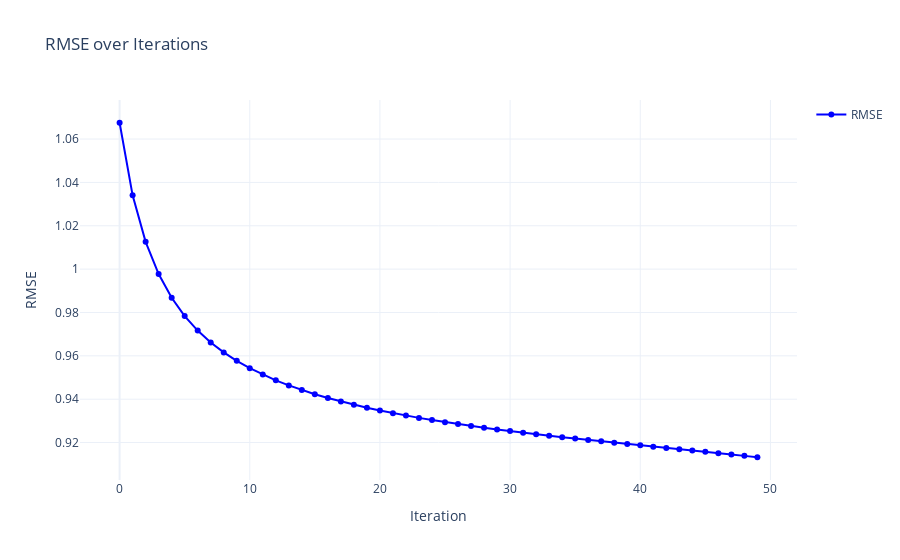

Source (notebook cell):
### Code cell
import plotly.graph_objects as go

# Extract iteration numbers and RMSE values
iterations = [x[0] for x in training_process]
errors = [x[1] for x in training_process]

# Create the plot
fig = go.Figure()

# Add a line plot
fig.add_trace(go.Scatter(
    x=iterations,
    y=errors,
    mode='lines+markers',
    name='RMSE',
    line=dict(color='blue'),
    marker=dict(symbol='circle')
))

# Update layout
fig.update_layout(
    title='RMSE over Iterations',
    xaxis_title='Iteration',
    yaxis_title='RMSE',
    template='plotly_white',
    showlegend=True
)

# Show the plot
fig.show()

### Figure 1 — Plotly figure (JSON) as saved in the notebook; plotly's stock layout.template omitted (floating-point values rounded to 4 significant figures)
{"data": [{"line": {"color": "blue"}, "marker": {"symbol": "circle"}, "mode": "lines+markers", "name": "RMSE", "type": "scatter", "x": [0, 1, 2, 3, 4, 5, 6, 7, 8, 9, 10, 11, 12, 13, 14, 15, 16, 17, 18, 19, 20, 21, 22, 23, 24, 25, 26, 27, 28, 29, 30, 31, 32, 33, 34, 35, 36, 37, 38, 39, 40, 41, 42, 43, 44, 45, 46, 47, 48, 49], "y": [1.068, 1.034, 1.013, 0.9977, 0.9868, 0.9783, 0.9717, 0.9662, 0.9616, 0.9577, 0.9543, 0.9513, 0.9487, 0.9464, 0.9442, 0.9423, 0.9405, 0.9389, 0.9374, 0.9361, 0.9348, 0.9336, 0.9324, 0.9314, 0.9304, 0.9294, 0.9285, 0.9276, 0.9268, 0.926, 0.9253, 0.9245, 0.9238, 0.9231, 0.9225, 0.9218, 0.9212, 0.9206, 0.9199, 0.9193, 0.9187, 0.9181, 0.9175, 0.9169, 0.9163, 0.9157, 0.9151, 0.9145, 0.9138, 0.9132]}], "layout": {"autosize": true, "showlegend": true, "title": {"text": "RMSE over Iterations"}, "xaxis": {"autorange": true, "range": [-2.972, 51.97], "title": {"text": "Iteration"}, "type": "linear"}, "yaxis": {"autorange": true, "range": [0.9005, 1.08], "title": {"text": "RMSE"}, "type": "linear"}}}
